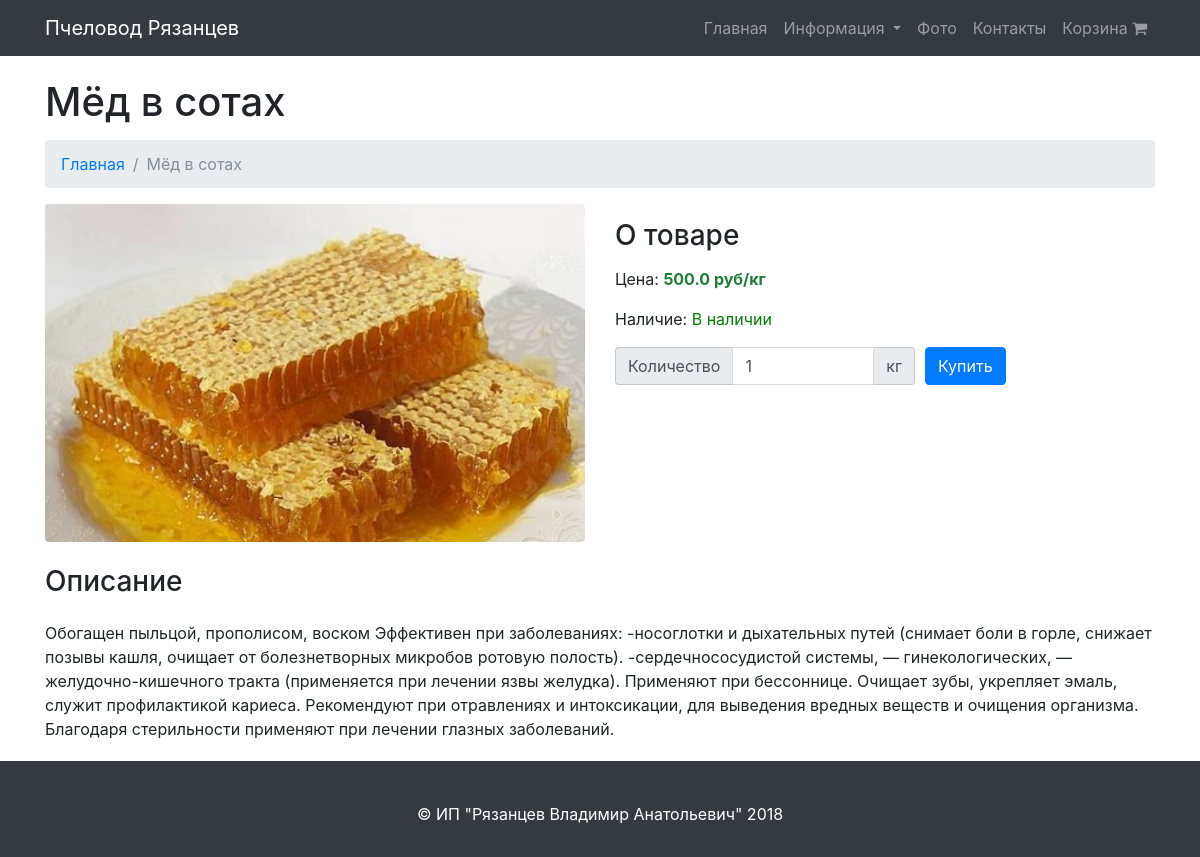
/product/1/, run on the app's committed database.
### store/models.py (models this page shows, shortened)
class Product(models.Model):
    kg = 'кг'
    pcs = 'шт'
    measure_classifier = (
        (kg, 'кг'),
        (pcs, 'шт'),
    )
    photo = models.ImageField(upload_to="images")
    name = models.CharField(max_length=500)
    short_description = models.TextField()
    description = models.TextField()
    price = models.FloatField()
    measure = models.CharField(max_length=10, choices=measure_classifier, default=kg)
    in_stock = models.BooleanField(default=True)

### store/views.py (the view)
# urls.py: url(r'^product/(?P<id>\d+)/$', views.product, name='product'),
def product(request, id):
    product = Product.objects.get(id=id)
    cart_item_list = get_cart_item_list(request)
    return render(
        request,
        "store/product.html",
        {
            "product": product,
            "cart_size": len(cart_item_list)
        }
    )

### store/views.py (called while the page is built)
def get_cart_item_list(request):
    if not request.session.session_key:
        request.session.save()
    cart = Cart.objects.get_or_create(session_key=request.session.session_key)[0]
    return CartItem.objects.filter(cart=cart)

### templates/store/product.html (shortened to what this page needs)
{% extends "base.html" %}
{% block content %}
    <div class="container">
        <h1 class="mt-4 mb-3">{{ product.name }}
        </h1>
        <ol class="breadcrumb">
            <li class="breadcrumb-item">
                <a href="{% url "index" %}">Главная</a>
            </li>
            <li class="breadcrumb-item active">{{ product.name }}</li>
        </ol>
        <div class="row">
            <div class="col-md-6">
                <img class="rounded" width="100%" src="{{ product.photo.url }}">
            </div>
            <div class="col-md-6">
                <h3 class="my-3">О товаре</h3>
                <p>Цена: <b style="color: #1e7e34">{{ product.price }} руб/{{ product.measure }}</b></p>
                <p>Наличие: {% if product.in_stock %}
                    <span style="color: green; ">В наличии</span>
                {% else %}
                    <span style="color: red; ">Нет в наличии</span>
                {% endif %}
                </p>
                <div class="form-inline">
                    <div class="input-group" style="width: 300px">
                        <div class="input-group-addon">Количество</div>
                        {% if product.measure == "кг" %}
                            <input type="number" step="0.100" class="form-control" value="1">
                        {% else %}
                            <input type="number" step="1" class="form-control" value="1">
                        {% endif %}
                        <div class="input-group-addon">{{ product.measure }}</div>
                    </div>
                    <a href="" class="btn btn-primary" data-toggle="modal"
                       data-target="#buyProductModal" style="margin-left: 10px">Купить</a>
                </div>
            </div>
        </div>
        <h3 class="my-4">Описание</h3>
        <div class="row">
            <div class="col-md-12">
                <p>{{ product.description }}</p>
            </div>
        </div>
    </div>
{% endblock %}

### static/css/modern-business.css (style rules this page uses)
body { padding-top: 54px; }
@media (min-width: 992px) { body { padding-top: 56px; } }

### static/css/style.css (style rules this page uses)
html { position: relative; min-height: 100%; }
body { margin-bottom: 100px; }

### data on the page
Product: name "Мёд в сотах", photo (picture), price "500.0", measure "кг", description "Обогащен пыльцой, прополисом, воском Эффективен при заболеваниях: -носоглотки и дыхательных путей (снимает боли в горле, снижает позывы кашля, очищает от болезнетворных микробов ротовую полость). -сердечнососудистой системы, — гинекологических, — желудочно-кишечного тракта (применяется при лечении язвы желудка). Применяют при бессоннице. Очищает зубы, укрепляет эмаль, служит профилактикой кариеса. Рекомендуют при отравлениях и интоксикации, для выведения вредных веществ и очищения организма. Благодаря стерильности применяют при лечении глазных заболеваний."
